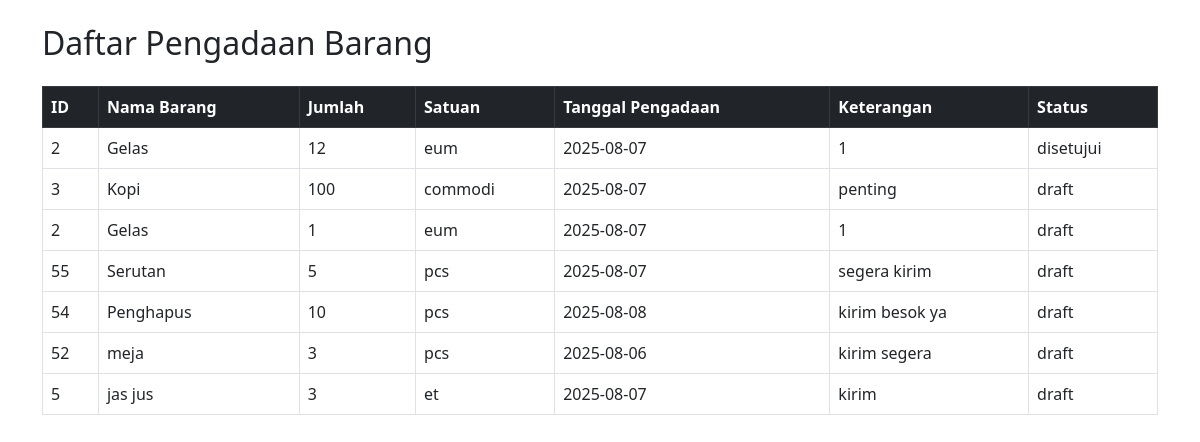
/laporan_pengadaan_barang.php, run on the app's committed database.
### tables this page shows
CREATE TABLE `pengadaan_barang` (
  `id` int(11) NOT NULL,
  `barang_id` varchar(255) NOT NULL,
  `jumlah` int(11) NOT NULL,
  `satuan` varchar(50) NOT NULL,
  `tanggal_pengadaan` date NOT NULL,
  `keterangan` text DEFAULT NULL,
  `status` varchar(50) NOT NULL,
  `created_at` timestamp NULL DEFAULT current_timestamp(),
  `updated_at` timestamp NULL DEFAULT current_timestamp() ON UPDATE current_timestamp()
);

CREATE TABLE `barang` (
  `id` bigint(20) UNSIGNED NOT NULL,
  `nama_barang` varchar(255) NOT NULL,
  `kategori` varchar(255) DEFAULT NULL,
  `stok_awal` int(11) NOT NULL DEFAULT 0,
  `satuan` varchar(255) NOT NULL,
  `created_at` timestamp NULL DEFAULT NULL,
  `updated_at` timestamp NULL DEFAULT NULL
);

### laporan_pengadaan_barang.php (the view, shortened to what this page needs)
<?php
require 'config/database.php';
$sql = "SELECT *FROM pengadaan_barang LEFT JOIN barang ON pengadaan_barang.`barang_id`=barang.`id`";
$result = $conn->query($sql);
?>
<!DOCTYPE html>
<html lang="id">
<head>
    <link href="https://cdn.jsdelivr.net/npm/bootstrap@5.3.0/dist/css/bootstrap.min.css" rel="stylesheet">
</head>
<body>
<div class="container mt-4">
    <h2 class="mb-4">Daftar Pengadaan Barang</h2>
    <table class="table table-bordered" width="100%" cellspacing="0">
        <thead class="table-dark">
            <tr>
                <th>ID</th>
                <th>Nama Barang</th>
                <th>Jumlah</th>
                <th>Satuan</th>
                <th>Tanggal Pengadaan</th>
                <th>Keterangan</th>
                <th>Status</th>
            </tr>
        </thead>
        <tbody>
            <?php if ($result->num_rows > 0): ?>
                <?php while($row = $result->fetch_assoc()): ?>
                    <tr>
                        <td><?php echo $row['id']; ?></td>
                        <td><?php echo htmlspecialchars($row['nama_barang']); ?></td>
                        <td><?php echo $row['jumlah']; ?></td>
                        <td><?php echo htmlspecialchars($row['satuan']); ?></td>
                        <td><?php echo $row['tanggal_pengadaan']; ?></td>
                        <td><?php echo htmlspecialchars($row['keterangan']); ?></td>
                         <td><?php echo htmlspecialchars($row['status']); ?></td>
                    </tr>
                <?php endwhile; ?>
            <?php else: ?>
                <tr>
                    <td colspan="6" class="text-center">Tidak ada data</td>
                </tr>
            <?php endif; ?>
        </tbody>
    </table>
</div>
</body>
</html>

### data on the page
pengadaan_barang: barang "2", barang.nama_barang "Gelas", jumlah "12", barang.satuan "eum", tanggal_pengadaan "2025-08-07", keterangan "1", status "disetujui"
pengadaan_barang: barang "3", barang.nama_barang "Kopi", jumlah "100", barang.satuan "commodi", tanggal_pengadaan "2025-08-07", keterangan "penting", status "draft"
pengadaan_barang: barang "2", barang.nama_barang "Gelas", jumlah "1", barang.satuan "eum", tanggal_pengadaan "2025-08-07", keterangan "1", status "draft"
pengadaan_barang: barang "55", barang.nama_barang "Serutan", jumlah "5", barang.satuan "pcs", tanggal_pengadaan "2025-08-07", keterangan "segera kirim", status "draft"
pengadaan_barang: barang "54", barang.nama_barang "Penghapus", jumlah "10", barang.satuan "pcs", tanggal_pengadaan "2025-08-08", keterangan "kirim besok ya", status "draft"
pengadaan_barang: barang "52", barang.nama_barang "meja", jumlah "3", barang.satuan "pcs", tanggal_pengadaan "2025-08-06", keterangan "kirim segera", status "draft"
pengadaan_barang: barang "5", barang.nama_barang "jas jus", jumlah "3", barang.satuan "et", tanggal_pengadaan "2025-08-07", keterangan "kirim", status "draft"
